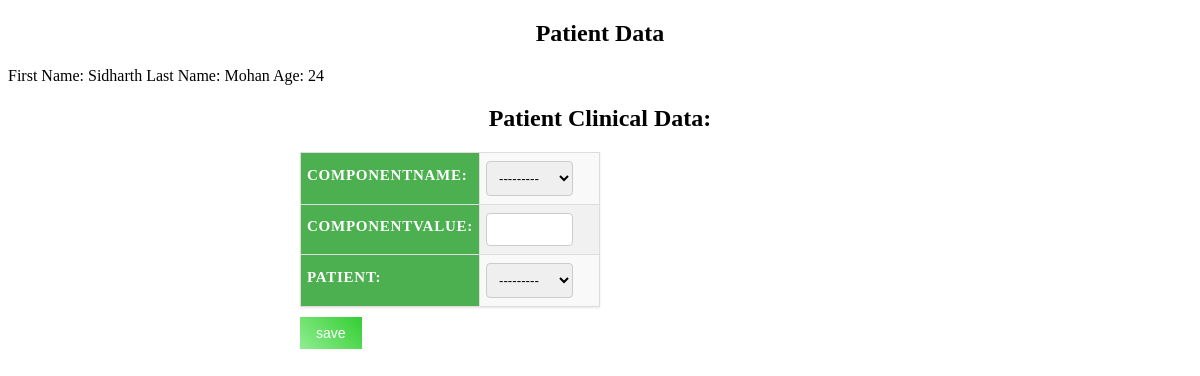
/addData/1/, run on the app's committed database.
### clinicalsApp/models.py (models this page shows)
class Patient(models.Model):
    lastName=models.CharField(max_length=20)
    firstName=models.CharField(max_length=20)
    age=models.IntegerField()

### clinicalsApp/views.py (the view)
# urls.py: path('addData/<int:pk>/',views.addData),
def addData(request,**kwargs):
    form = ClinicalDataForm()
    patient=Patient.objects.get(id=kwargs['pk'])
    if request.method=='POST':
        form = ClinicalDataForm(request.POST)
        if form.is_valid():
            form.save()
        return redirect('/')
    return render(request,'clinicalsApp/clinicaldata_form.html',{'form':form,'patient':patient})

### clinicalsApp/forms.py
class ClinicalDataForm(forms.ModelForm):
    class Meta:
        model = ClinicalData
        fields='__all__'

### templates/clinicalsApp/clinicaldata_form.html (shortened to what this page needs)
<!DOCTYPE html>
{% load static %}
<html lang="en">
<head>
    <link rel="stylesheet" href="{% static "css/clinicals.css" %}"/>
</head>
<body>
<h2>Patient Data</h2>
First Name: {{patient.firstName}}
Last Name: {{patient.lastName}}
Age: {{patient.age}}
<h2>Patient Clinical Data:</h2>
<form method="post">
    <table>
        {{form.as_table}}
    </table>
        <input type="submit" value="save">
</form>
</body>
</html>

### static/css/clinicals.css (style rules this page uses)
h1, h2, h3, h4, h5, h6 { text-align: center; }
table { width: 50%; border-collapse: collapse; margin: 10px 0; font-size: 15px; text-align: left; box-shadow: 0 1px 2px rgba(0,0,0,0.1); }
th, td { padding: 4px 6px; border: 1px solid #ddd; }
th { background-color: #4CAF50; color: white; text-transform: uppercase; letter-spacing: 0.05em; }
tr { background-color: #f9f9f9; }
tr:nth-child(even) { background-color: #f1f1f1; }
td { border-bottom: 1px solid #ddd; }
input[type=text], select { width: 100%; padding: 4px; margin: 2px 0; display: inline-block; border: 1px solid #ccc; border-radius: 4px; box-sizing: border-box; }
form { width: 100%; max-width: 600px; margin: auto; }
form label { display: block; margin-bottom: 5px; font-weight: bold; }
form input[type=text], form select { width: calc(100% - 20px); padding: 8px; margin: 4px 0; display: inline-block; border: 1px solid #ccc; border-radius: 4px; box-sizing: border-box; }
form input[type=submit] { background: linear-gradient(45deg, #90EE90, #32CD32); border: none; color: white; padding: 8px 16px; text-align: center; text-decoration: none; display: inline-block; font-size: 14px; cursor: pointer; transition: background-color 0.3s ease; }

### data on the page
Patient: firstName "Sidharth", lastName "Mohan", age "24"
